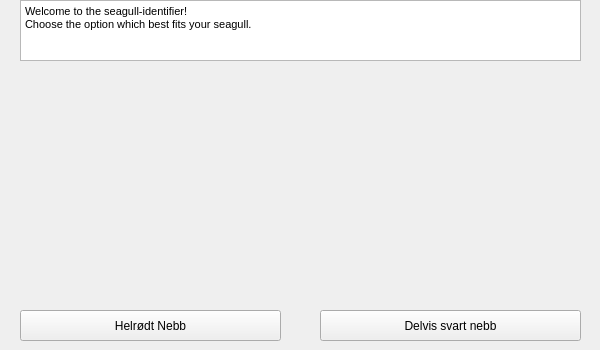
    <widget class="QWidget" name="svartnebbdelvis">
     <widget class="QLabel" name="label_30">
      <property name="geometry">
       <rect>
        <x>330</x>
        <y>80</y>
        <width>261</width>
        <height>211</height>
       </rect>
      </property>
      <property name="text">
       <string/>
      </property>
      <property name="pixmap">
       <pixmap>imagesAppSeagull/makrellternesvart.jpg</pixmap>
      </property>
     </widget>
     <widget class="QTextEdit" name="textEdit_18">
      <property name="geometry">
       <rect>
        <x>20</x>
        <y>0</y>
        <width>561</width>
        <height>61</height>
       </rect>
      </property>
      <property name="html">
       <string>&lt;!DOCTYPE HTML PUBLIC &quot;-//W3C//DTD HTML 4.0//EN&quot; &quot;http://www.w3.org/TR/REC-html40/strict.dtd&quot;&gt;
&lt;html&gt;&lt;head&gt;&lt;meta name=&quot;qrichtext&quot; content=&quot;1&quot; /&gt;&lt;style type=&quot;text/css&quot;&gt;
p, li { white-space: pre-wrap; }
&lt;/style&gt;&lt;/head&gt;&lt;body style=&quot; font-family:'MS Shell Dlg 2'; font-size:8.25pt; font-weight:400; font-style:normal;&quot;&gt;
&lt;p style=&quot; margin-top:0px; margin-bottom:0px; margin-left:0px; margin-right:0px; -qt-block-indent:0; text-indent:0px;&quot;&gt;Welcome to the seagull-identifier!&lt;/p&gt;
&lt;p style=&quot; margin-top:0px; margin-bottom:0px; margin-left:0px; margin-right:0px; -qt-block-indent:0; text-indent:0px;&quot;&gt;Choose the option which best fits your seagull.&lt;/p&gt;
&lt;p style=&quot;-qt-paragraph-type:empty; margin-top:0px; margin-bottom:0px; margin-left:0px; margin-right:0px; -qt-block-indent:0; text-indent:0px;&quot;&gt;&lt;br /&gt;&lt;/p&gt;&lt;/body&gt;&lt;/html&gt;</string>
      </property>
     </widget>
     <widget class="QLabel" name="label_31">
      <property name="geometry">
       <rect>
        <x>20</x>
        <y>80</y>
        <width>261</width>
        <height>211</height>
       </rect>
      </property>
      <property name="text">
       <string/>
      </property>
      <property name="pixmap">
       <pixmap>imagesAppSeagull/rødnebbterne.jpg</pixmap>
      </property>
      <property name="scaledContents">
       <bool>true</bool>
      </property>
     </widget>
     <widget class="QPushButton" name="HelRodtNebb">
      <property name="geometry">
       <rect>
        <x>20</x>
        <y>310</y>
        <width>261</width>
        <height>31</height>
       </rect>
      </property>
      <property name="text">
       <string>Helrødt Nebb</string>
      </property>
     </widget>
     <widget class="QPushButton" name="DelvisSvartNebb">
      <property name="geometry">
       <rect>
        <x>320</x>
        <y>310</y>
        <width>261</width>
        <height>31</height>
       </rect>
      </property>
      <property name="text">
       <string>Delvis svart nebb</string>
      </property>
     </widget>
    </widget>
